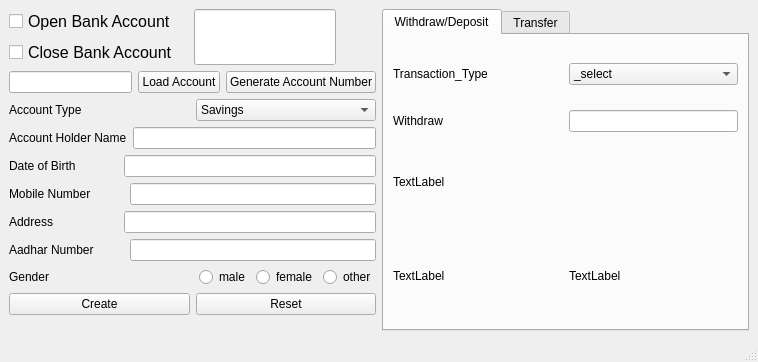
<?xml version="1.0" encoding="UTF-8"?>
<ui version="4.0">
 <class>MainWindow</class>
 <widget class="QMainWindow" name="MainWindow">
  <property name="geometry">
   <rect>
    <x>0</x>
    <y>0</y>
    <width>758</width>
    <height>362</height>
   </rect>
  </property>
  <property name="windowTitle">
   <string>Digital Bank</string>
  </property>
  <widget class="QWidget" name="centralwidget">
   <layout class="QGridLayout" name="gridLayout">
    <item row="0" column="1">
     <layout class="QHBoxLayout" name="horizontalLayout">
      <item>
       <layout class="QVBoxLayout" name="verticalLayout_2">
        <item>
         <layout class="QHBoxLayout" name="horizontalLayout_8">
          <item>
           <layout class="QVBoxLayout" name="verticalLayout_3">
            <item>
             <widget class="QCheckBox" name="open_acc_checkBox">
              <property name="font">
               <font>
                <pointsize>12</pointsize>
               </font>
              </property>
              <property name="text">
               <string>Open Bank Account</string>
              </property>
             </widget>
            </item>
            <item>
             <widget class="QCheckBox" name="close_acc_checkBox">
              <property name="font">
               <font>
                <pointsize>12</pointsize>
               </font>
              </property>
              <property name="text">
               <string>Close Bank Account</string>
              </property>
             </widget>
            </item>
           </layout>
          </item>
          <item>
           <widget class="QLineEdit" name="date_lineEdit">
            <property name="sizePolicy">
             <sizepolicy hsizetype="Fixed" vsizetype="Preferred">
              <horstretch>0</horstretch>
              <verstretch>0</verstretch>
             </sizepolicy>
            </property>
            <property name="font">
             <font>
              <pointsize>12</pointsize>
             </font>
            </property>
            <property name="layoutDirection">
             <enum>Qt::LeftToRight</enum>
            </property>
            <property name="alignment">
             <set>Qt::AlignCenter</set>
            </property>
           </widget>
          </item>
          <item>
           <spacer name="horizontalSpacer">
            <property name="orientation">
             <enum>Qt::Horizontal</enum>
            </property>
            <property name="sizeType">
             <enum>QSizePolicy::Fixed</enum>
            </property>
            <property name="sizeHint" stdset="0">
             <size>
              <width>40</width>
              <height>20</height>
             </size>
            </property>
           </spacer>
          </item>
         </layout>
        </item>
        <item>
         <layout class="QHBoxLayout" name="horizontalLayout_7">
          <item>
           <widget class="QLineEdit" name="generate_account_num_lineEdit"/>
          </item>
          <item>
           <widget class="QPushButton" name="loadAccount_pushButton">
            <property name="text">
             <string>Load Account</string>
            </property>
           </widget>
          </item>
          <item>
           <widget class="QPushButton" name="generate_account_num_pushButton">
            <property name="text">
             <string>Generate Account Number</string>
            </property>
           </widget>
          </item>
         </layout>
        </item>
        <item>
         <layout class="QHBoxLayout" name="horizontalLayout_3">
          <item>
           <widget class="QLabel" name="account_type_label">
            <property name="text">
             <string>Account Type</string>
            </property>
           </widget>
          </item>
          <item>
           <widget class="QComboBox" name="account_type_comboBox">
            <item>
             <property name="text">
              <string>Savings</string>
             </property>
            </item>
            <item>
             <property name="text">
              <string>Current</string>
             </property>
            </item>
            <item>
             <property name="text">
              <string>Salary</string>
             </property>
            </item>
           </widget>
          </item>
         </layout>
        </item>
        <item>
         <layout class="QHBoxLayout" name="horizontalLayout_2">
          <item>
           <widget class="QLabel" name="account_holder_name_label">
            <property name="text">
             <string>Account Holder Name</string>
            </property>
           </widget>
          </item>
          <item>
           <spacer name="horizontalSpacer_7">
            <property name="orientation">
             <enum>Qt::Horizontal</enum>
            </property>
            <property name="sizeType">
             <enum>QSizePolicy::Fixed</enum>
            </property>
            <property name="sizeHint" stdset="0">
             <size>
              <width>0</width>
              <height>20</height>
             </size>
            </property>
           </spacer>
          </item>
          <item>
           <widget class="QLineEdit" name="account_holder_name_lineEdit"/>
          </item>
         </layout>
        </item>
        <item>
         <layout class="QHBoxLayout" name="horizontalLayout_10">
          <item>
           <widget class="QLabel" name="date_of_birth_label">
            <property name="text">
             <string>Date of Birth</string>
            </property>
           </widget>
          </item>
          <item>
           <spacer name="horizontalSpacer_3">
            <property name="orientation">
             <enum>Qt::Horizontal</enum>
            </property>
            <property name="sizeType">
             <enum>QSizePolicy::Fixed</enum>
            </property>
            <property name="sizeHint" stdset="0">
             <size>
              <width>42</width>
              <height>20</height>
             </size>
            </property>
           </spacer>
          </item>
          <item>
           <widget class="QLineEdit" name="date_of_birth_lineEdit"/>
          </item>
         </layout>
        </item>
        <item>
         <layout class="QHBoxLayout" name="horizontalLayout_6">
          <item>
           <widget class="QLabel" name="mobile_num_label">
            <property name="text">
             <string>Mobile Number</string>
            </property>
           </widget>
          </item>
          <item>
           <spacer name="horizontalSpacer_4">
            <property name="orientation">
             <enum>Qt::Horizontal</enum>
            </property>
            <property name="sizeType">
             <enum>QSizePolicy::Fixed</enum>
            </property>
            <property name="sizeHint" stdset="0">
             <size>
              <width>33</width>
              <height>20</height>
             </size>
            </property>
           </spacer>
          </item>
          <item>
           <widget class="QLineEdit" name="mobile_num_lineEdit"/>
          </item>
         </layout>
        </item>
        <item>
         <layout class="QHBoxLayout" name="horizontalLayout_5">
          <item>
           <widget class="QLabel" name="address_label">
            <property name="text">
             <string>Address</string>
            </property>
           </widget>
          </item>
          <item>
           <spacer name="horizontalSpacer_5">
            <property name="orientation">
             <enum>Qt::Horizontal</enum>
            </property>
            <property name="sizeType">
             <enum>QSizePolicy::Fixed</enum>
            </property>
            <property name="sizeHint" stdset="0">
             <size>
              <width>65</width>
              <height>20</height>
             </size>
            </property>
           </spacer>
          </item>
          <item>
           <widget class="QLineEdit" name="address_lineEdit"/>
          </item>
         </layout>
        </item>
        <item>
         <layout class="QHBoxLayout" name="horizontalLayout_4">
          <item>
           <widget class="QLabel" name="aadhar_num_label">
            <property name="text">
             <string>Aadhar Number</string>
            </property>
           </widget>
          </item>
          <item>
           <spacer name="horizontalSpacer_6">
            <property name="orientation">
             <enum>Qt::Horizontal</enum>
            </property>
            <property name="sizeType">
             <enum>QSizePolicy::Fixed</enum>
            </property>
            <property name="sizeHint" stdset="0">
             <size>
              <width>30</width>
              <height>20</height>
             </size>
            </property>
           </spacer>
          </item>
          <item>
           <widget class="QLineEdit" name="aadhar_num_lineEdit"/>
          </item>
         </layout>
        </item>
        <item>
         <layout class="QHBoxLayout" name="horizontalLayout_9">
          <item>
           <widget class="QLabel" name="gender_label">
            <property name="text">
             <string>Gender</string>
            </property>
           </widget>
          </item>
          <item>
           <spacer name="horizontalSpacer_2">
            <property name="orientation">
             <enum>Qt::Horizontal</enum>
            </property>
            <property name="sizeHint" stdset="0">
             <size>
              <width>40</width>
              <height>20</height>
             </size>
            </property>
           </spacer>
          </item>
          <item>
           <widget class="QRadioButton" name="male_radioButton">
            <property name="text">
             <string>male</string>
            </property>
           </widget>
          </item>
          <item>
           <widget class="QRadioButton" name="female_radioButton">
            <property name="text">
             <string>female</string>
            </property>
           </widget>
          </item>
          <item>
           <widget class="QRadioButton" name="other_radioButton">
            <property name="text">
             <string>other</string>
            </property>
           </widget>
          </item>
         </layout>
        </item>
        <item>
         <layout class="QHBoxLayout" name="horizontalLayout_11">
          <item>
           <widget class="QPushButton" name="create_pushButton">
            <property name="text">
             <string>Create</string>
            </property>
           </widget>
          </item>
          <item>
           <widget class="QPushButton" name="reset_pushButton">
            <property name="text">
             <string>Reset</string>
            </property>
           </widget>
          </item>
         </layout>
        </item>
        <item>
         <spacer name="verticalSpacer">
          <property name="orientation">
           <enum>Qt::Vertical</enum>
          </property>
          <property name="sizeHint" stdset="0">
           <size>
            <width>20</width>
            <height>40</height>
           </size>
          </property>
         </spacer>
        </item>
       </layout>
      </item>
      <item>
       <layout class="QVBoxLayout" name="verticalLayout">
        <item>
         <widget class="QTabWidget" name="tabWidget">
          <property name="currentIndex">
           <number>0</number>
          </property>
          <widget class="QWidget" name="tab">
           <attribute name="title">
            <string>Withdraw/Deposit</string>
           </attribute>
           <layout class="QGridLayout" name="gridLayout_2">
            <item row="0" column="1">
             <layout class="QVBoxLayout" name="verticalLayout_4">
              <item>
               <layout class="QHBoxLayout" name="horizontalLayout_13">
                <item>
                 <widget class="QLabel" name="transaction_type_label">
                  <property name="text">
                   <string>Transaction_Type</string>
                  </property>
                 </widget>
                </item>
                <item>
                 <spacer name="with_draw_transferhorizontalSpacer">
                  <property name="orientation">
                   <enum>Qt::Horizontal</enum>
                  </property>
                  <property name="sizeType">
                   <enum>QSizePolicy::Maximum</enum>
                  </property>
                  <property name="sizeHint" stdset="0">
                   <size>
                    <width>0</width>
                    <height>60</height>
                   </size>
                  </property>
                 </spacer>
                </item>
                <item>
                 <widget class="QComboBox" name="Transaction_type_comboBox">
                  <property name="enabled">
                   <bool>true</bool>
                  </property>
                  <item>
                   <property name="text">
                    <string>_select</string>
                   </property>
                  </item>
                  <item>
                   <property name="text">
                    <string>withdraw</string>
                   </property>
                  </item>
                  <item>
                   <property name="text">
                    <string>Deposit</string>
                   </property>
                  </item>
                 </widget>
                </item>
               </layout>
              </item>
              <item>
               <layout class="QHBoxLayout" name="horizontalLayout_12">
                <item>
                 <widget class="QLabel" name="with_draw_label">
                  <property name="text">
                   <string>Withdraw</string>
                  </property>
                 </widget>
                </item>
                <item>
                 <spacer name="horizontalSpacer_8">
                  <property name="orientation">
                   <enum>Qt::Horizontal</enum>
                  </property>
                  <property name="sizeType">
                   <enum>QSizePolicy::Preferred</enum>
                  </property>
                  <property name="sizeHint" stdset="0">
                   <size>
                    <width>120</width>
                    <height>20</height>
                   </size>
                  </property>
                 </spacer>
                </item>
                <item>
                 <widget class="QLineEdit" name="with_draw_lineEdit"/>
                </item>
               </layout>
              </item>
              <item>
               <layout class="QHBoxLayout" name="horizontalLayout_16">
                <item>
                 <layout class="QVBoxLayout" name="verticalLayout_5">
                  <item>
                   <widget class="QLabel" name="label">
                    <property name="text">
                     <string>TextLabel</string>
                    </property>
                   </widget>
                  </item>
                 </layout>
                </item>
               </layout>
              </item>
              <item>
               <layout class="QHBoxLayout" name="horizontalLayout_15">
                <item>
                 <widget class="QLabel" name="account_label">
                  <property name="text">
                   <string>TextLabel</string>
                  </property>
                 </widget>
                </item>
                <item>
                 <widget class="QLabel" name="label_2">
                  <property name="text">
                   <string>TextLabel</string>
                  </property>
                 </widget>
                </item>
               </layout>
              </item>
             </layout>
            </item>
           </layout>
          </widget>
          <widget class="QWidget" name="tab_2">
           <attribute name="title">
            <string>Transfer</string>
           </attribute>
          </widget>
         </widget>
        </item>
       </layout>
      </item>
     </layout>
    </item>
   </layout>
  </widget>
  <widget class="QStatusBar" name="statusbar"/>
 </widget>
 <resources/>
 <connections/>
</ui>
